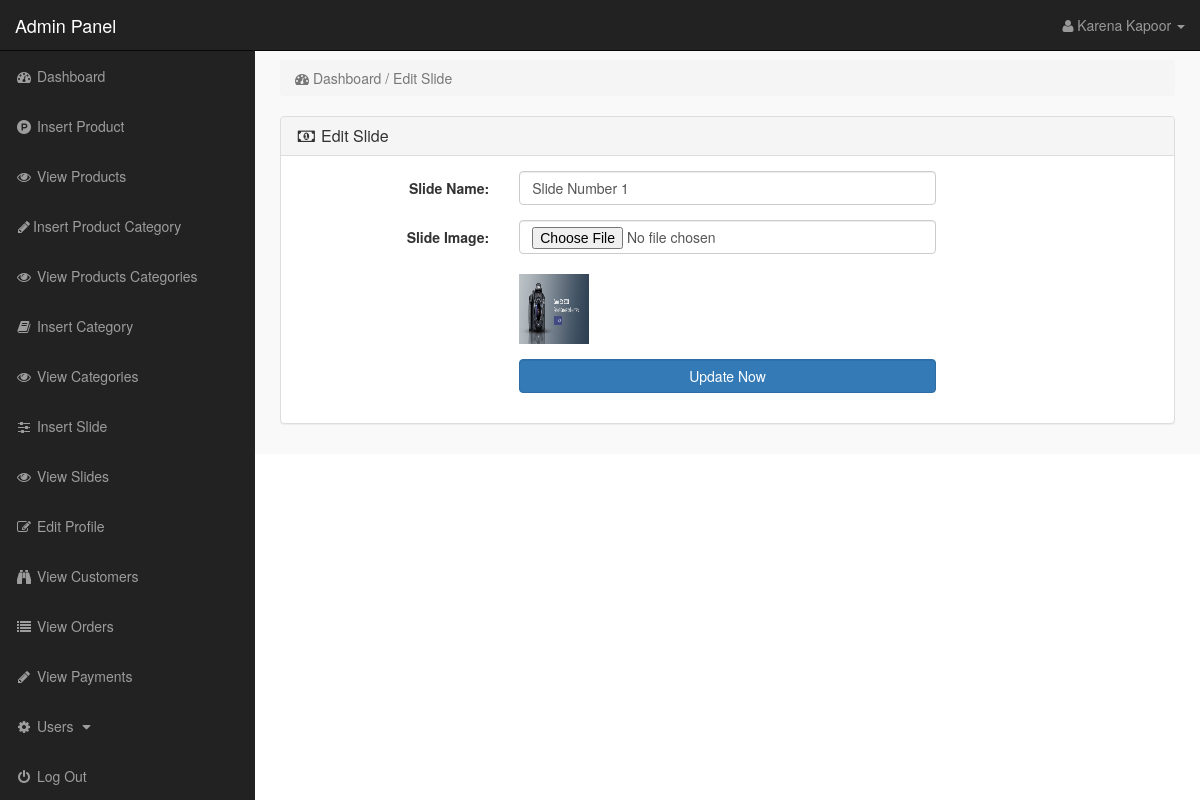
/admin_area/index.php?edit_slide=1 (signed in), run on the app's committed database.
### tables this page shows
CREATE TABLE `slider` (
  `slide_id` int(11) NOT NULL,
  `slide_name` varchar(225) DEFAULT NULL,
  `slide_image` varchar(100) DEFAULT NULL
);

### admin_area/edit_slide.php (the view, shortened to what this page needs)
<?php
include("includes/db.php");
?>
<?php
if(isset($_GET['edit_slide'])){
$edit_id = $_GET['edit_slide'];
$edit_slide = "select * from slider where slide_id='$edit_id'";
$run_edit = mysqli_query($con,$edit_slide);
$row_edit = mysqli_fetch_array($run_edit);
$slide_name = $row_edit['slide_name'];
$slide_image = $row_edit['slide_image'];
}
?>
<div class="row" >
<div class="col-lg-12" >
<ol class="breadcrumb">
<li class="active">
<i class="fa fa-dashboard" ></i> Dashboard / Edit Slide
</li>
</ol>
</div>
</div>
<div class="row" >
<div class="col-lg-12" >
<div class="panel panel-default" >
<div class="panel-heading" >
<h3 class="panel-title" >
<i class="fa fa-money fa-fw"></i> Edit Slide
</h3>
</div>
<div class="panel-body" >
<form class="form-horizontal" action="" method="post" enctype="multipart/form-data" >
<div class="form-group" >
<label class="col-md-3 control-label">Slide Name:</label>
<div class="col-md-6">
<input type="text" name="slide_name" class="form-control" value="<?php echo $slide_name; ?>">
</div>
</div>
<div class="form-group" >
<label class="col-md-3 control-label">Slide Image:</label>
<div class="col-md-6">
<input type="file" name="slide_image" class="form-control" >
<br>
 <img src="slides_images/<?php echo $slide_image; ?>" width="70" height="70" >
</div>
</div>
<div class="form-group" >
<label class="col-md-3 control-label"></label>
<div class="col-md-6">
<input type="submit" name="update" value="Update Now" class=" btn btn-primary form-control" >
</div>
</div>
</form>
</div>
</div>
</div>
</div>

### admin_area/includes/sidebar.php (shortened to what this page needs)
<?php
if(!isset($_SESSION['admin_email'])){
echo "<script>window.open('login.php','_self')</script>";
}
else {
?>
<nav class="navbar navbar-inverse navbar-fixed-top" >
<div class="navbar-header" >
<a class="navbar-brand" href="index.php?dashboard" >Admin Panel</a>
</div>
<ul class="nav navbar-right top-nav" >
<li class="dropdown" >
<a href="#" class="dropdown-toggle" data-toggle="dropdown" >
<i class="fa fa-user" ></i>
<?php echo $admin_name; ?> <b class="caret" ></b>
</a>
</li>
</ul>
<div class="collapse navbar-collapse navbar-ex1-collapse">
<ul class="nav navbar-nav side-nav">
<li>
<a href="index.php?dashboard">
<i class="fa fa-fw fa-dashboard"></i> Dashboard
</a>
</li>
<li>
<a href="index.php?insert_product">
<i class="fa fa-fw fa-product-hunt"></i> Insert Product
</a>
<li>
<a href="index.php?view_products">
<i class="fa fa-fw fa-eye"></i> View Products </a>
</li>
<li>
<a href="index.php?insert_p_cat">
<i class="fa fa-fw fa-pencil"></i>Insert Product Category </a>
</li>
<li>
<a href="index.php?view_p_cats">
<i class="fa fa-fw fa-eye"></i> View Products Categories </a>
</li>
<li>
<a href="index.php?insert_cat">
<i class="fa fa-fw fa-book"></i> Insert Category </a>
</li>
<li>
<a href="index.php?view_cats"><i class="fa fa-fw fa-eye"></i> View Categories </a>
</li>
<li>
<a href="index.php?insert_slide">
<i class="fa fa-fw fa-sliders"></i> Insert Slide </a>
</li>
<li>
<a href="index.php?view_slides">
<i class="fa fa-fw fa-eye"></i>  View Slides </a>
</li>
<li>
<a href="index.php?user_profile=<?php echo $admin_id; ?>">
<i class="fa fa-fw fa-edit"></i>  Edit Profile </a>
</li>
<li>
<a href="index.php?view_customers">
<i class="fa fa-fw fa-binoculars"></i> View Customers
</a>
</li>
<li>
<a href="index.php?view_orders">
<i class="fa fa-fw fa-list"></i> View Orders
</a>
</li>
<li>
<a href="index.php?view_payments">
<i class="fa fa-fw fa-pencil"></i> View Payments
</a>
</li>
<li>
<a href="#" data-toggle="collapse" data-target="#users">
<i class="fa fa-fw fa-gear"></i> Users
<i class="fa fa-fw fa-caret-down"></i>
</a>
</li>
<li>
<a href="logout.php">
<i class="fa fa-fw fa-power-off"></i> Log Out
</a>
</li>
</ul>
</div>
</nav>
<?php } ?>

### admin_area/css/style.css (style rules this page uses)
body { margin-top: 100px; }
@media (min-width: 768px) { body { margin-top: 50px; } }
.top-nav { padding: 0 15px; }
.top-nav>li { display: inline-block; }
.top-nav>li>a { padding-top: 15px; padding-bottom: 15px; line-height: 20px; color: #999; }
@media (min-width: 768px) { .side-nav { position: fixed; top: 51px; width: 255px; border-radius: 0; overflow-y: auto; background-color: #222; bottom: 0; overflow-x: hidden; padding-bottom: 40px; } }
@media (min-width: 768px) { .side-nav>li>a { width: 255px; } }
.panel-body { border-radius: 5px; }

### data on the page
slider: slide_name "Slide Number 1", slide_image (picture)

### other printed values
$admin_name "Karena Kapoor"
